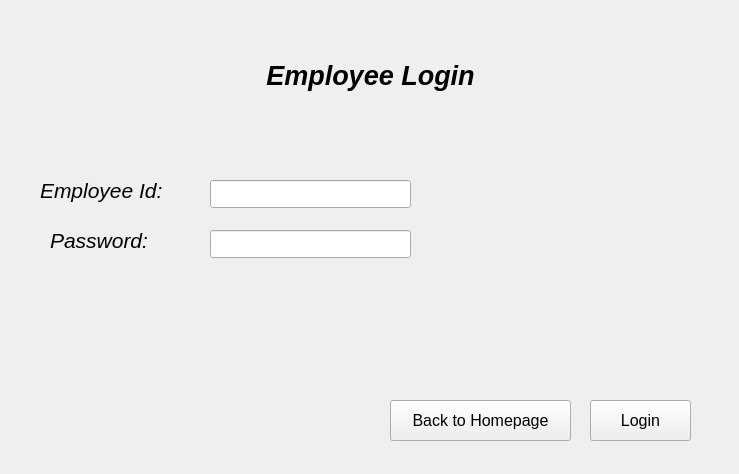
<?xml version="1.0" encoding="UTF-8"?>
<ui version="4.0">
 <class>MainWindow</class>
 <widget class="QMainWindow" name="MainWindow">
  <property name="geometry">
   <rect>
    <x>0</x>
    <y>0</y>
    <width>739</width>
    <height>474</height>
   </rect>
  </property>
  <property name="windowTitle">
   <string>MainWindow</string>
  </property>
  <widget class="QWidget" name="centralwidget">
   <widget class="QLineEdit" name="pField">
    <property name="geometry">
     <rect>
      <x>210</x>
      <y>230</y>
      <width>201</width>
      <height>28</height>
     </rect>
    </property>
   </widget>
   <widget class="QPushButton" name="backBtn">
    <property name="geometry">
     <rect>
      <x>390</x>
      <y>400</y>
      <width>181</width>
      <height>41</height>
     </rect>
    </property>
    <property name="font">
     <font>
      <pointsize>12</pointsize>
     </font>
    </property>
    <property name="text">
     <string>Back to Homepage</string>
    </property>
   </widget>
   <widget class="QLabel" name="label">
    <property name="geometry">
     <rect>
      <x>170</x>
      <y>20</y>
      <width>401</width>
      <height>111</height>
     </rect>
    </property>
    <property name="font">
     <font>
      <pointsize>20</pointsize>
      <italic>true</italic>
      <bold>true</bold>
     </font>
    </property>
    <property name="text">
     <string>Employee Login</string>
    </property>
    <property name="alignment">
     <set>Qt::AlignCenter</set>
    </property>
   </widget>
   <widget class="QLineEdit" name="idField">
    <property name="geometry">
     <rect>
      <x>210</x>
      <y>180</y>
      <width>201</width>
      <height>28</height>
     </rect>
    </property>
   </widget>
   <widget class="QPushButton" name="loginBtn">
    <property name="geometry">
     <rect>
      <x>590</x>
      <y>400</y>
      <width>101</width>
      <height>41</height>
     </rect>
    </property>
    <property name="font">
     <font>
      <pointsize>12</pointsize>
     </font>
    </property>
    <property name="text">
     <string>Login</string>
    </property>
   </widget>
   <widget class="QLabel" name="label_2">
    <property name="geometry">
     <rect>
      <x>40</x>
      <y>170</y>
      <width>161</width>
      <height>41</height>
     </rect>
    </property>
    <property name="font">
     <font>
      <pointsize>16</pointsize>
      <italic>true</italic>
     </font>
    </property>
    <property name="text">
     <string>Employee Id:</string>
    </property>
   </widget>
   <widget class="QLabel" name="label_3">
    <property name="geometry">
     <rect>
      <x>50</x>
      <y>220</y>
      <width>121</width>
      <height>41</height>
     </rect>
    </property>
    <property name="font">
     <font>
      <pointsize>16</pointsize>
      <italic>true</italic>
     </font>
    </property>
    <property name="text">
     <string>Password:</string>
    </property>
   </widget>
   <widget class="QLabel" name="oLabel">
    <property name="geometry">
     <rect>
      <x>190</x>
      <y>320</y>
      <width>401</width>
      <height>41</height>
     </rect>
    </property>
    <property name="font">
     <font>
      <pointsize>14</pointsize>
     </font>
    </property>
    <property name="text">
     <string/>
    </property>
    <property name="alignment">
     <set>Qt::AlignCenter</set>
    </property>
   </widget>
  </widget>
 </widget>
 <resources/>
 <connections/>
</ui>
